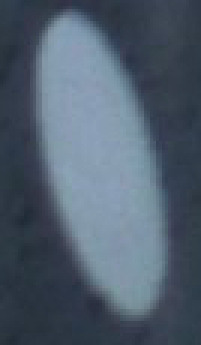
#> input picture TestCases/full/blue1.jpg, 67 x 115 px, given in place of _EGP_30wt__1sec_79Deg_xz-plane_F21_0_W_10_L_20X_R(color).jpg, which was not available (shown 3 times larger)
$ python main.py
#> lines starting #> are read from the running program, lines starting #| are printed output that depends on the picture; long printed decimals are rounded; pictures that were not available may be replaced by others from this repository, and a replacement may not be noted
### colorSpread.py
from PIL import Image, ImageDraw
import math
import sys

# what follows will display a graph of the amount of each type of color in the picture
# [25 lines left out: functions drawData, graphData, not called in this run]

def countColors( pixels, width, height, divs):

    # initialize an array with all zeros
    colorCountArray = []
    for i in range(0, int(256/divs + 1)):
        colorCountArray.append([0,0,0])

    for i in range(0,3):
        #increment each piece of the array when a color fits into that group
        for j in range(0, width):
            for k in range(0, height):
                colorCountArray[ (int(pixels[j,k][i] / divs)) ][i] += 1

    # uncomment this to display a graph of the colors in an image
#     graphData(colorCountArray, divs, width * height)
    return colorCountArray

def getStats( pixels, width, height ):
    divs = 3
    colorArray = countColors( pixels, width, height, divs)
    avg = [0,0,0]
    stdev = [0,0,0]
    for i in range(0,3):
        for j in range(0, int(256/divs)):
            avg[i] += colorArray[j][i] * j * divs
        avg[i] /= (width * height)


    print("average found.")
    for i in range(0,3):
        for j in range(0, int(256/divs)):
            # for each subdivision of color, calculate the stdev in the image
            for k in range(0,colorArray[j][i]):
                stdev[i] += pow(j * divs - avg[i], 2)

            sys.stdout.write("Finding stdev: %d%%   \r" % (j*(i+1)/(int(256/divs)*3)) )
            sys.stdout.flush()
        stdev[i] /= (width*height)
        stdev[i] = math.sqrt( stdev[i] )

    print("stdevs found.")

    return(stdev, avg)

### main.py
'''

Christopher Hill


Apparently someone else has thought up the rotational binary search before:
http://citeseerx.ist.psu.edu/viewdoc/download?doi=10.1.1.308.1650&rep=rep1&type=pdf
It's a description of finding skew in an image, by finding long lines which have been skewed,
    and doing a "interval-halving binary search" to find the angle at which the maximum
    number of lines are in the same direction as that angle.
    Everything but the binary search is different though, and it doesn't help anything I'm doing.

    Actually it mentions estimating a confidence value in its binary thing by measuring
    both the min and the max in that binary search region, and returning max/min.
    If max/min ~= 1, then it's not good. I might be able to use that.

'''

from PIL import Image, ImageDraw
from colorSpread import getStats
from EllipseMath import sqrDist
from numpy.linalg import *
from numpy import *
import numpy
from scipy import optimize
from audioop import avg
import EllipseMath
from scipy.constants.constants import foot
from math import cos, sin, pi, sqrt
from functools import total_ordering
import os
from html.parser import interesting_normal
import datetime
from scipy.cluster.vq import ClusterError
from defer import AlreadyCalledDeferred


# [89 lines left out: functions withinTol, getTheta, getLightnessDiffference, not called in this run]

def getSquare( pixels, boxW, x, y ):
    square = []
    lBound = int(0 - boxW/2)
    hBound = boxW + lBound
    for i in range(lBound, hBound):
        square.append([])
        for j in range(lBound, hBound):
            try:
                square[len(square)-1].append( pixels[i + x, j + y] )
            except Exception:
                print(x,i,y,j)
                raise
    return square

#returns if a1 is bigger on average than a2
# [5 lines left out: function biggerThan, not called in this run]

#returns if the absVal of a1 is bigger than the absVal of a2
def absBiggerThan( a1, a2 ):
    sumDiffs = 0
    for i in range(0, len(a1)):
        sumDiffs += (abs(a1[i]) - abs(a2[i]))
    return sumDiffs > 0

def sqrDist( p1, p2 ):
    return (p1[0] - p2[0])**2 + (p1[1] - p2[1])**2

def getMidPoint(p1, p2):
    return ( int((p1[0]+p2[0])/2), int((p1[1]+p2[1])/2) )

# [19 lines left out: functions getLineMatrix, getSqrAvg, not called in this run]

def getVector(p1,p2):
    return (p2[0]-p1[0], p2[1]-p1[1])

def vecMag(v):
    return sqrt(v[0]**2 + v[1]**2)

# [196 lines left out: functions getCosAngle, getNetDeltaAngle, getNextPoint, getOutline, not called in this run]

#this returns an angle measured from the x-axis. White is pi below this angle, black is pi above.
#it works analogously to a binary search. If the value it calculates is negative, it turns one way.
# if it's positive, it turns the other. The amount it turns is half of the amount it turned the previous time.
# it tries to find the angle that splits the amount of color equally on each side, and returns that angle + pi/2.
# It assumes that the angle of no contrast is 90 degrees off of the angle of highest contrast. I think it's true
# by definition.
def getBestAngle(sqr):

# [17 lines of commented-out code are left out]
    halfPrevMovement = math.pi
    usedTheta = - math.pi / 2
    for i in range(0, 8):
        diff = getLightnessDiffference(sqr, usedTheta)
        halfPrevMovement /= 2.0
        if biggerThan(diff, (0,0,0)):
            usedTheta -= halfPrevMovement
        else:
            usedTheta += halfPrevMovement
        i+=0

    return usedTheta + math.pi / 2

def checkPoint( square ):

    theta = getBestAngle(square)
    diff = getLightnessDiffference(square, theta)

    return theta, diff


# [114 lines left out: functions getBestInRegion, drawEllipse, getEllipseOutline, fillEllipse, not called in this run]

def roundToNearest(x):
    return int(round(x) - .5) + (x > 0)

def sumVec(v1,v2):
    return (v1[0]+v2[0], v1[1]+v2[1], v1[2]+v2[2])

def diffVec(v1,v2):
    v = (v1[0]-v2[0], v1[1]-v2[1], v1[2]-v2[2])
    return v

def getVecInOutline(i1, i2, outline):
    return (outline[ i1 ][0]-outline[ i2 ][0], outline[ i1 ][1]-outline[ i2 ][1])


# [613 lines left out: functions isBreakPoint, getSlice, getFullOutline, getNearbyAvg, getClusters, regionQuery and 3 more, not called in this run]

def sqrOk( square, avg, tol ):
    #returns true if the square is worth checking for an angle
    #checks if at elast one set of opposite corners are different enough from each other.
#     diag1good = absBiggerThan( diffVec(square[0][0], square[len(square)-1][len(square)-1]), tol)
#     diag2good = absBiggerThan( diffVec(square[0][len(square)-1], square[len(square)-1][0]), tol)
#
#     return diag1good | diag2good
    # this works the same but is theoretically a little faster
    if absBiggerThan( diffVec(square[0][0], square[len(square)-1][len(square)-1]), tol) == False:
        return absBiggerThan( diffVec(square[0][len(square)-1], square[len(square)-1][0]), tol)
    return True


# [8 lines left out: function drawPerimeter, not called in this run]

def fillOutline( outline, image, col ):
    draw = ImageDraw.Draw(image)
    draw.polygon(tuple(outline), col)

# [37 lines left out: functions drawOutline, solve, not called in this run]

def getRect(pixels, x, y, w, h):
    return pixels[x:x+w,y:y+h]

# [73 lines left out: functions getRegionalStats, saveData, loadData, not called in this run]

# [12 lines of commented-out code are left out]

def standAlone( imPath, minWidth ):
    d1 = datetime.datetime.now()

    # [16 lines of commented-out code are left out]
    imName = os.path.split(imPath)[1]
    im = Image.open(imPath)
#     im = Image.new("RGB", (100, 100), (40,80,160))
#     im.show()
#     return
    im2 = im.copy()

    width, height = im.size
    out = Image.new("RGB", (width, height), (0,0,0))
    pixels = im.load()

    print("Image loaded.")

    boxW = int(minWidth/3) # width of the square used to find boundaries # worked(ish) at boxW = 40/3 = 13
    boxW = 13
    if boxW % 2 == 0:
        boxW += 1
#     maxLength = 40*minWidth
    maxLength = width if (width > height) else height


    print("Getting statistics...")
    stdev, avg = getStats(pixels, width, height)

    #the tolerances for picking a "good" point
    highContrast = [ 2*x/8 for x in stdev ]
    midContrast = [ 5*x/32 for x in stdev ]
    lowContrast = [ x/8 for x in stdev ]

    fillCol = avg
    for i in range(0, len(fillCol)):
        fillCol[i] = int(fillCol[i] - 4*stdev[i]/7)
    fillCol = tuple(fillCol)

    print("avg = ", avg)
    print("stdev = ", stdev)

    #LATER - increase the iterator maybe, once the ellipse finding works.
    # it probably could be much higher than it is now. This loop only needs to find 1 dot
    # on every ellipse; not all of the dots.
    # 14 missed an ellipse
    # it'l have to be dependent on the scale of the ellipses in the image
    skipSize = int(boxW / 2)

    outlineList = []

    # center image on dark background
    border = 2*boxW

    background = Image.new('RGB', (width + 2*border, height + 2*border), fillCol)
    bg_w, bg_h = background.size
    offset = (int((bg_w - width) / 2), int((bg_h - height) / 2))
    background.paste(im2, offset)
    background.save("bordered"+imName[:len(imName)-3]+"bmp")
#     background.show()
#     return
    # re-load these variables
    im2 = background
    im = im2.copy()
    original = im2.copy()
    width,height = im2.size
    pixels = im2.load()

    outputIm1 = Image.new("RGB", (width, height), (0,0,0))
# [26 lines of commented-out code are left out]

    startX = offset[0]
    startY = offset[1]
#     startX = 74
#     startY = 26

    for j in range(startY, height - offset[1], skipSize):

        for i in range(startX, width - offset[0], skipSize):
            '''
            1. check point
            2. if point is good, try to trace outline
            3. if there are enough points in the outline, add it to the list
            '''
            #test on 401x302
            #took about 5.5 mins, most of which felt like the continuous loops

            square = getSquare(pixels, boxW, i, j)
#             print('\nBegininng of standAlone loop',i,j)
            #first examine the square to see if it's worth calculating
            if sqrOk(square, avg, midContrast):

                #the first result, theta, is ignored here
                diff = checkPoint(square)[1]

                if absBiggerThan(diff, midContrast):
#                     print('Right before getBestInRegion',i,j)
                    p,t,d = getBestInRegion(pixels, width, height, boxW, i, j, int(skipSize/2), skipSize, 'n', avg, lowContrast)
#                     print('\tRight after getBestInRegion',p)

                    if absBiggerThan(d, highContrast):
#                         print('Right before getOutline',p)
                        outline = getOutline(pixels, width, height, boxW, maxLength, p[0], p[1], avg, stdev)
# [4 lines of commented-out code are left out]
                        if len(outline) < 7 or getNetDeltaAngle(outline, 0, 0, len(outline)) > 0:
                            continue

#                         if outline[0] != (77, 25):
#                             continue

                        # split the outline here, before you fill it in.
#                         splitOutlines = splitOutline( im, outline, outputIm1, outputIm2 )
                        splitOutlines = splitOutline( im, outline, outputIm1 )

                        print("First point in splitOutline: ", outline[0])
                        print("len: ", len(splitOutlines))
# [7 lines of commented-out code are left out]

                        if len(outlineList) > 0:
                            fillOutline(outline, im2, fillCol)
                        if splitOutlines == []:
                            continue
#                         splitOutlines = splitOutline( im, outline )
                        outlineList.append(splitOutlines)
                        print("SplitOutline Appended.\n")

                        fillOutline(outline, im, fillCol)
                        drawOutline(outline, im)
# [9 lines of commented-out code are left out]

    print("100% checked")
    print("Printing points")
    outputIm1.show()
# [7 lines of commented-out code are left out]
    print("Time to trace and split: ", datetime.datetime.now() - d1)

# [34 lines of commented-out code are left out]
    start = 0
    end = len(outlineList)
    ellipseList = []

    print("len(outlineList) = ", len(outlineList),"\n")

    for i2 in range(start, end):
        splitList = outlineList[i2]
#         possEll = []
#         print("Checking item", i2, "out of", len(outlineList)) #not really checking that number; remember that it's
                                                                #checking that collection of lists
        for i3 in range(0, len(splitList)):
            list1 = splitList[i3]
#             print(i3, len(list1))
            a, b, h, k, t = solve(list1, minWidth/2)
            a = abs(a)
            b = abs(b)
# [12 lines of commented-out code are left out]
            if (a > width) or (2*b < minWidth) or (h <= 0) or (k < 0) or (h > width) or (k > height):
                continue
            h -= offset[0]
            k -= offset[1]
            fillEllipse(out, h, k, t, a, b, (255,255,255))
            adjustedList = [ (p[0]-offset[0], p[1]-offset[1]) for p in list1 ]
            try:
                drawOutline(adjustedList, out)
            except Exception:
                ()
            print("saving ellipse #", len(ellipseList), a, b, h, k, t)
            ellipseList.append((h, k, t, a, b))

    print("Time to find best fits: ", datetime.datetime.now() - d1)
    return im, out, ellipseList


def main():
    d1 = datetime.datetime.now()
    # [4 lines of commented-out code are left out]
    file = "Images/FiberImages/30_LGF/LGF_EGP_30wt__1sec_79Deg_xz-plane_F21_0_W_10_L_20X_R(color).jpg"
#     file = "TestCases/adjoined/brown12.jpg"
#     file = "TestCases/watershedTest2.bmp"
    minW = 15
    try:
        im2, out, outlines = standAlone(file, minW)
#> in standAlone, im is the input picture: PIL image 67x115 RGB; mean R, G, B 80.2, 94.5, 110
#> in standAlone, `out = Image.new("RGB", (width, height), (0,0,0))`: out: PIL image 67x115 RGB; every value is 0
#> in standAlone, `stdev, avg = getStats(pixels, width, height)`: stdev = [37.87, 43.33, 45.65]; avg = [79.2, 93.52, 109]
#> in standAlone, `highContrast = [ 2*x/8 for x in stdev ]`: highContrast = [9.47, 10.83, 11.41]
#> in standAlone, `midContrast = [ 5*x/32 for x in stdev ]`: midContrast = [5.92, 6.77, 7.13]
#> in standAlone, `lowContrast = [ x/8 for x in stdev ]`: lowContrast = [4.73, 5.42, 5.71]
#> in standAlone, `fillCol = avg`: fillCol = [79.2, 93.52, 109]
#> the loop in standAlone, `for i in range(0, len(fillCol)):` made 3 passes
#> after the loop in standAlone, `for i in range(0, len(fillCol)):`: fillCol = [57, 68, 82]
#> in standAlone, `fillCol = tuple(fillCol)`: fillCol = (57, 68, 82)
#| avg =  [57, 68, 82]
#| stdev =  [37.870, 43.334, 45.651]
#> in standAlone, `background = Image.new('RGB', (width + 2*border, height + 2*border), f..`:
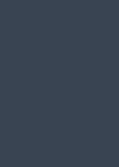
#> background: PIL image 119x167 RGB; mean R, G, B 57, 68, 82
#> in standAlone, `background.paste(im2, offset)`:
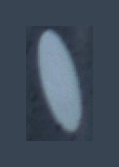
#> background: PIL image 119x167 RGB; mean R, G, B 66, 78.3, 92.9
#> in standAlone, `outputIm1 = Image.new("RGB", (width, height), (0,0,0))`: outputIm1: PIL image 119x167 RGB; every value is 0
#> after the loop in standAlone, `for j in range(startY, height - offset[1], skipSize):`: outlineList = []
    except TypeError:
        raise
        print("standAlone died.", )

        d2 = datetime.datetime.now()
        diff = d2-d1
        print("Time elapsed before death:", diff)
        return

    out.show()
    im2.show()
    # im2.save("output.bmp")
    # out.save("output2.bmp")

    d2 = datetime.datetime.now()
    diff = d2-d1
    print("Time elapsed:", diff)

if __name__ == "__main__":
    import cProfile
#> (the run stopped early here; a loop or call above may not have finished)

$ run again, on Images/tinyTest.jpg
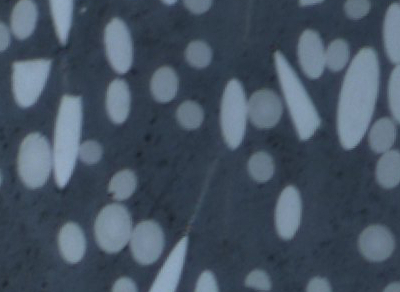
#> input picture Images/tinyTest.jpg, 400 x 292 px, given in place of _EGP_30wt__1sec_79Deg_xz-plane_F21_0_W_10_L_20X_R(color).jpg, which was not available
#> in standAlone, im is the input picture: PIL image 400x292 RGB; mean R, G, B 69.4, 83.4, 98.7
#> out: PIL image 400x292 RGB; every value is 0
#> in standAlone, `stdev, avg = getStats(pixels, width, height)`: stdev = [30.34, 33.3, 34.64]; avg = [68.4, 82.37, 97.68]
#> highContrast = [7.58, 8.33, 8.66]
#> midContrast = [4.74, 5.2, 5.41]
#> lowContrast = [3.79, 4.16, 4.33]
#> in standAlone, `fillCol = avg`: fillCol = [68.4, 82.37, 97.68]
#> the loop in standAlone, `for i in range(0, len(fillCol)):` made 3 passes
#> after the loop in standAlone, `for i in range(0, len(fillCol)):`: fillCol = [51, 63, 77]
#> in standAlone, `fillCol = tuple(fillCol)`: fillCol = (51, 63, 77)
#| avg =  [51, 63, 77]
#| stdev =  [30.336, 33.302, 34.639]
#> in standAlone, `background.paste(im2, offset)`:
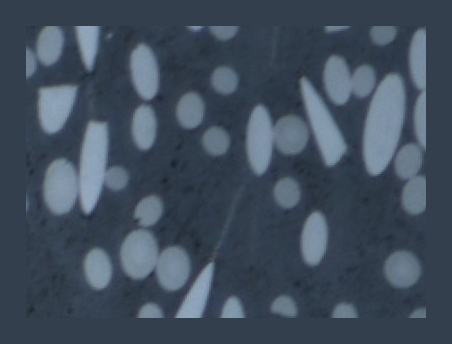
#> background: PIL image 452x344 RGB; mean R, G, B 64.8, 78.3, 93.3
#> outputIm1: PIL image 452x344 RGB; every value is 0
#> after the loop in standAlone, `for j in range(startY, height - offset[1], skipSize):`: outlineList = []

$ run again, on TestCases/full/blue3.jpg
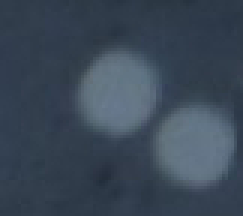
#> input picture TestCases/full/blue3.jpg, 81 x 72 px, given in place of _EGP_30wt__1sec_79Deg_xz-plane_F21_0_W_10_L_20X_R(color).jpg, which was not available (shown 3 times larger)
#> in standAlone, im is the input picture: PIL image 81x72 RGB; mean R, G, B 58.9, 72, 86.9
#> out: PIL image 81x72 RGB; every value is 0
#> in standAlone, `stdev, avg = getStats(pixels, width, height)`: stdev = [18.52, 20.42, 20.56]; avg = [57.88, 71.01, 85.85]
#> highContrast = [4.63, 5.11, 5.14]
#> midContrast = [2.89, 3.19, 3.21]
#> lowContrast = [2.31, 2.55, 2.57]
#> in standAlone, `fillCol = avg`: fillCol = [57.88, 71.01, 85.85]
#> the loop in standAlone, `for i in range(0, len(fillCol)):` made 3 passes
#> after the loop in standAlone, `for i in range(0, len(fillCol)):`: fillCol = [47, 59, 74]
#> in standAlone, `fillCol = tuple(fillCol)`: fillCol = (47, 59, 74)
#| avg =  [47, 59, 74]
#| stdev =  [18.518, 20.421, 20.556]
#> in standAlone, `background.paste(im2, offset)`:
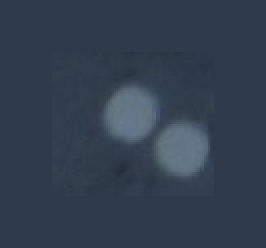
#> background: PIL image 133x124 RGB (shown 2 times larger); mean R, G, B 51.2, 63.6, 78.5
#> outputIm1: PIL image 133x124 RGB; every value is 0
#> after the loop in standAlone, `for j in range(startY, height - offset[1], skipSize):`: outlineList = []
